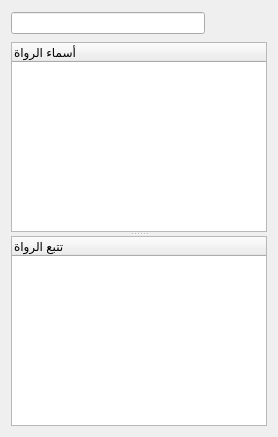
       <widget class="QWidget" name="page_2">
        <layout class="QVBoxLayout" name="verticalLayout">
         <item>
          <layout class="QHBoxLayout" name="horizontalLayout">
           <item>
            <widget class="QLineEdit" name="lineEdit_FindRowat">
             <property name="whatsThis">
              <string>ادخل هنا اسم الراوي او كنيته ليتم فلترة القائمة</string>
             </property>
            </widget>
           </item>
           <item>
            <widget class="QPushButton" name="btnRowaInfo">
             <property name="minimumSize">
              <size>
               <width>25</width>
               <height>25</height>
              </size>
             </property>
             <property name="maximumSize">
              <size>
               <width>25</width>
               <height>25</height>
              </size>
             </property>
             <property name="sizeIncrement">
              <size>
               <width>25</width>
               <height>25</height>
              </size>
             </property>
             <property name="baseSize">
              <size>
               <width>25</width>
               <height>25</height>
              </size>
             </property>
             <property name="toolTip">
              <string>رموز كتب السنة</string>
             </property>
             <property name="whatsThis">
              <string> معلومات عن رموز كتب السنة الواردة في التراجم</string>
             </property>
             <property name="styleSheet">
              <string notr="true"> QPushButton:hover  {
     border: 1px solid #8f8f91;
     border-radius: 5px;
 }
</string>
             </property>
             <property name="text">
              <string/>
             </property>
             <property name="icon">
              <iconset>
               <normaloff>:/images/image/edit-delete.png</normaloff>:/images/image/edit-delete.png</iconset>
             </property>
             <property name="iconSize">
              <size>
               <width>22</width>
               <height>22</height>
              </size>
             </property>
             <property name="default">
              <bool>false</bool>
             </property>
             <property name="flat">
              <bool>true</bool>
             </property>
            </widget>
           </item>
           <item>
            <widget class="QPushButton" name="btnClearTree">
             <property name="minimumSize">
              <size>
               <width>25</width>
               <height>25</height>
              </size>
             </property>
             <property name="maximumSize">
              <size>
               <width>25</width>
               <height>25</height>
              </size>
             </property>
             <property name="sizeIncrement">
              <size>
               <width>25</width>
               <height>25</height>
              </size>
             </property>
             <property name="baseSize">
              <size>
               <width>25</width>
               <height>25</height>
              </size>
             </property>
             <property name="toolTip">
              <string>مسح قائمة تتبع الرواة</string>
             </property>
             <property name="whatsThis">
              <string>مسح قائمة الرواة الذين تم فتحهم من قبل</string>
             </property>
             <property name="styleSheet">
              <string notr="true"> QPushButton:hover  {
     border: 1px solid #8f8f91;
     border-radius: 5px;
 }
</string>
             </property>
             <property name="text">
              <string/>
             </property>
             <property name="icon">
              <iconset>
               <normaloff>:/images/image/edit-delete.png</normaloff>:/images/image/edit-delete.png</iconset>
             </property>
             <property name="iconSize">
              <size>
               <width>22</width>
               <height>22</height>
              </size>
             </property>
             <property name="default">
              <bool>false</bool>
             </property>
             <property name="flat">
              <bool>true</bool>
             </property>
            </widget>
           </item>
          </layout>
         </item>
         <item>
          <widget class="QSplitter" name="splitter_2">
           <property name="orientation">
            <enum>Qt::Vertical</enum>
           </property>
           <widget class="QTreeWidget" name="treeWidget_rowat">
            <property name="whatsThis">
             <string>قائمة بأسماء الرواة المترجم لهم في التهذيبين</string>
            </property>
            <column>
             <property name="text">
              <string notr="true">أسماء الرواة</string>
             </property>
            </column>
           </widget>
           <widget class="QTreeWidget" name="treeWidget_rowatTabia">
            <property name="toolTip">
             <string/>
            </property>
            <property name="whatsThis">
             <string>هنا يمكنك تتبع الرواة الذين تمت مطالعة تراجمهم</string>
            </property>
            <column>
             <property name="text">
              <string>تتبع الرواة</string>
             </property>
            </column>
           </widget>
          </widget>
         </item>
        </layout>
       </widget>
